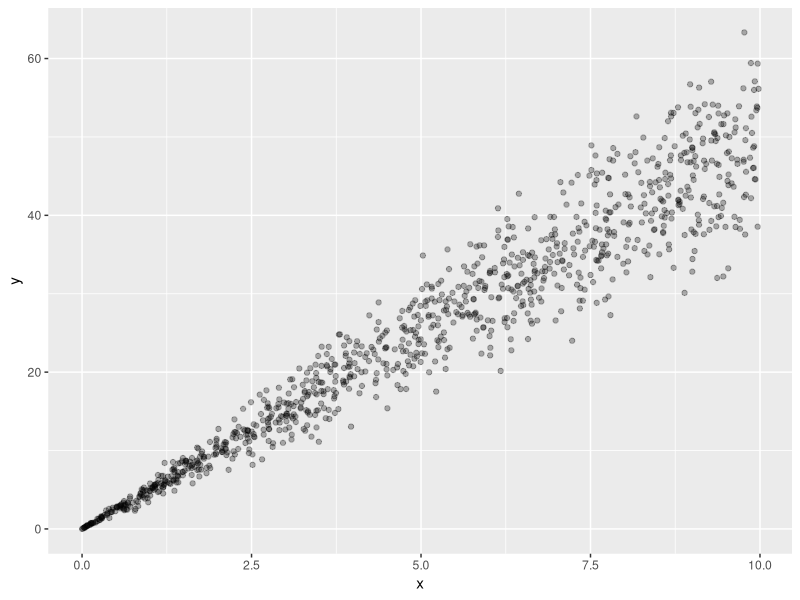

The R source for this figure:
## ---- chunk 1
library(tidyverse)
## ---- chunk 2
set.seed(23)
n=1000
x = runif(n,0,10)
error = rnorm(n,0, x/1.5)
df = data.frame(x)
df = df %>% mutate(y = 5*x + error)


## ---- chunk 3
ggplot(data=df, aes(x=x, y=y)) +
  geom_point(alpha=0.3) + 
  # geom_smooth(color="blue") +
  # geom_smooth(method = "lm", mapping = aes(weight = (1/sqrt(x)^2)),
  #             color = "red", show.legend = FALSE) +
  NULL
## ---- chunk 4

ols = lm(formula = "y~x", data=df)
summary(ols)
## ---- chunk 5
wols = lm(formula = "y~x", data=df, weights = (1/sqrt(x)^2) )
summary(wols)
